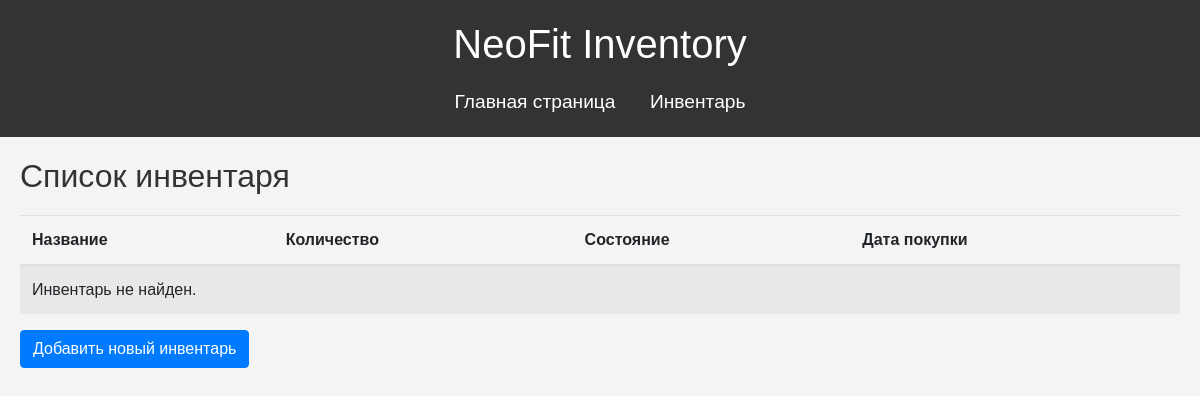
The app's page /inventory/, older data.
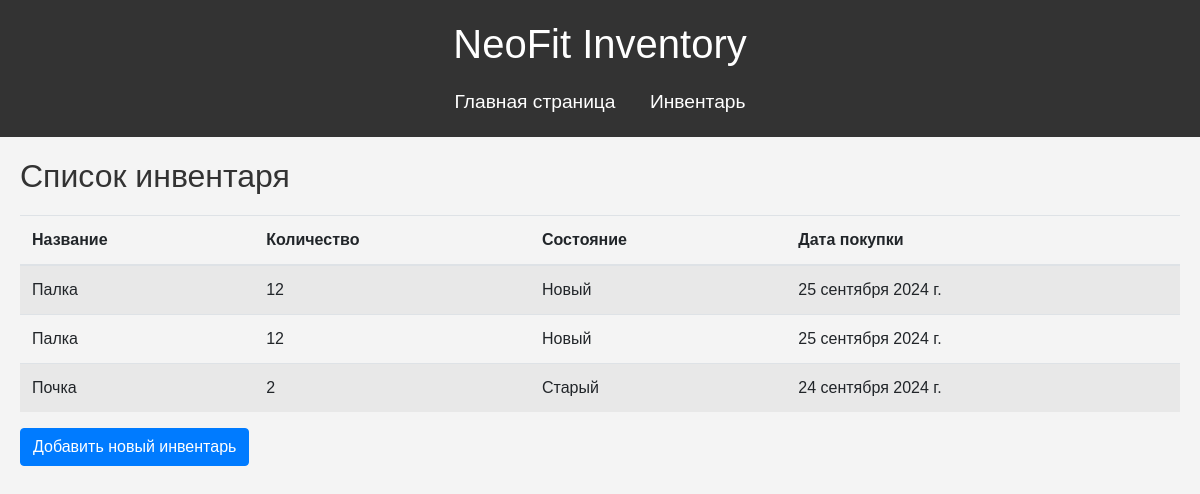
The same page, newer data.
### inventory/models.py (models this page shows, shortened)
class InventoryItem(models.Model):
    name = models.CharField(max_length=100, verbose_name="Название")
    quantity = models.PositiveIntegerField(default=1, verbose_name="Количество")
    condition = models.CharField(max_length=100, default="Новый", verbose_name="Состояние")
    purchase_date = models.DateField(null=True, blank=True, verbose_name="Дата приобретения")

### inventory/views.py (the view)
# urls.py: path('', views.inventory_list, name='inventory_list'),  # Главная страница с инвентарем
def inventory_list(request):
    items = InventoryItem.objects.all()
    return render(request, 'inventory/inventory_list.html', {'items': items})

### inventory/templates/inventory/inventory_list.html
{% extends 'inventory/base.html' %}
{% block content %}
    <h2>Список инвентаря</h2>
    <table class="table table-striped">
        <thead>
            <tr>
                <th>Название</th>
                <th>Количество</th>
                <th>Состояние</th>
                <th>Дата покупки</th>
            </tr>
        </thead>
        <tbody>
            {% for item in items %}
                <tr>
                    <td>{{ item.name }}</td>
                    <td>{{ item.quantity }}</td>
                    <td>{{ item.condition }}</td>
                    <td>{{ item.purchase_date }}</td>
                </tr>
            {% empty %}
                <tr>
                    <td colspan="4">Инвентарь не найден.</td>
                </tr>
            {% endfor %}
        </tbody>
    </table>
    <a href="{% url 'inventory:add_inventory_item' %}" class="btn btn-primary">Добавить новый инвентарь</a>
{% endblock %}

### inventory/templates/inventory/base.html (shortened to what this page needs)
<!DOCTYPE html>
<html lang="ru">
<head>
    <link rel="stylesheet" href="https://stackpath.bootstrapcdn.com/bootstrap/4.5.2/css/bootstrap.min.css">
    {% load static %}
    <link rel="stylesheet" href="{% static 'css/style.css' %}">
</head>
<body>
    <header>
        <h1>NeoFit Inventory</h1>
        <nav>
            <a href="{% url 'main:home' %}">Главная страница</a>
            <a href="{% url 'inventory:inventory_list' %}">Инвентарь</a>
        </nav>
    </header>
    <main>
        {% block content %}
        {% endblock %}
    </main>
</body>
</html>

### neofit/static/css/style.css (style rules this page uses)
body { font-family: Arial, sans-serif; background-color: #f4f4f4; margin: 0; padding: 0; }
header { background-color: #333; color: white; padding: 20px; text-align: center; }
header h1 { margin: 0; font-size: 2.5em; }
nav { margin-top: 20px; }
nav a { color: white; text-decoration: none; margin: 0 15px; font-size: 1.2em; transition: color 0.3s ease; }
main { padding: 20px; max-width: 1200px; margin: 0 auto; }
main h2 { font-size: 2em; margin-bottom: 20px; color: #333; }
a { color: #333; }

Row changes from the older to the newer data that the page shows:
added InventoryItem: name "Палка", quantity "12", condition "Новый", purchase_date "25 сентября 2024 г."
added InventoryItem: name "Палка", quantity "12", condition "Новый", purchase_date "25 сентября 2024 г."
added InventoryItem: name "Почка", quantity "2", condition "Старый", purchase_date "24 сентября 2024 г."
Text that changed along with them:
text no longer shown: "Инвентарь не найден."
